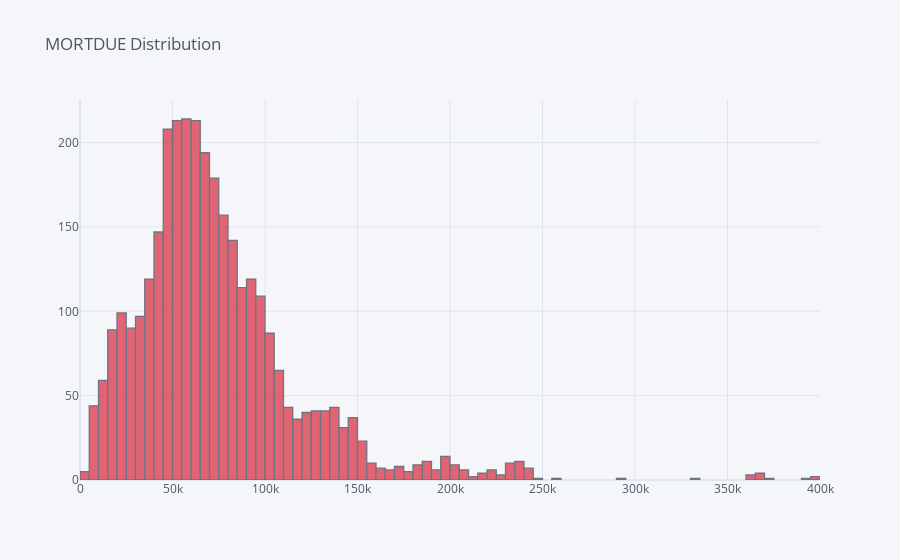
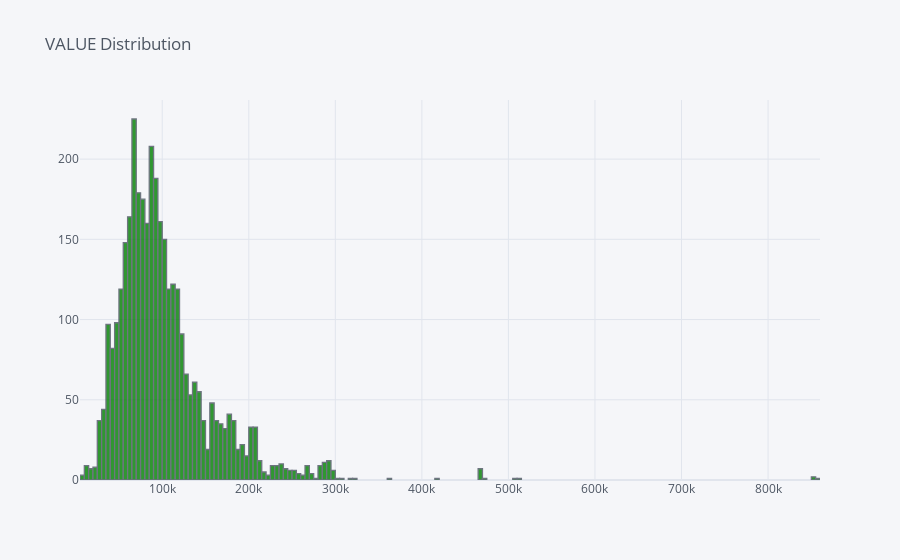
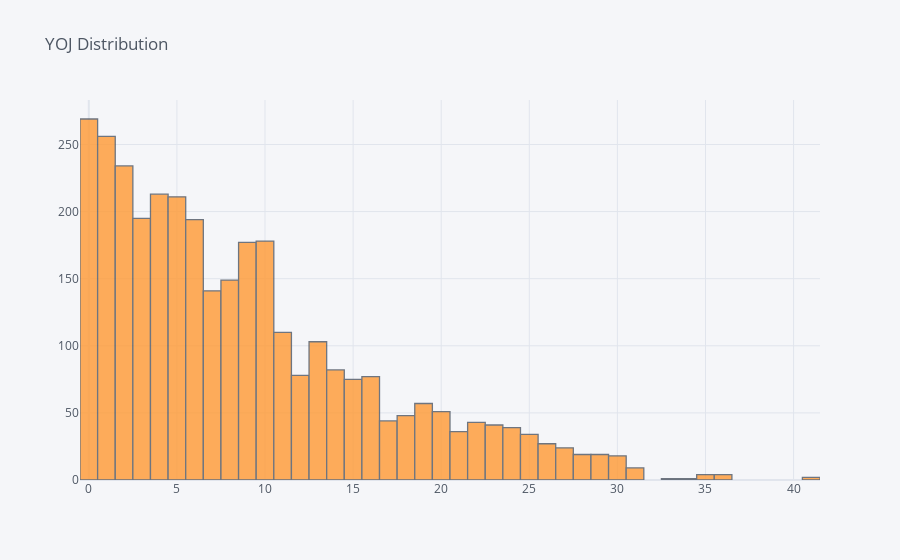
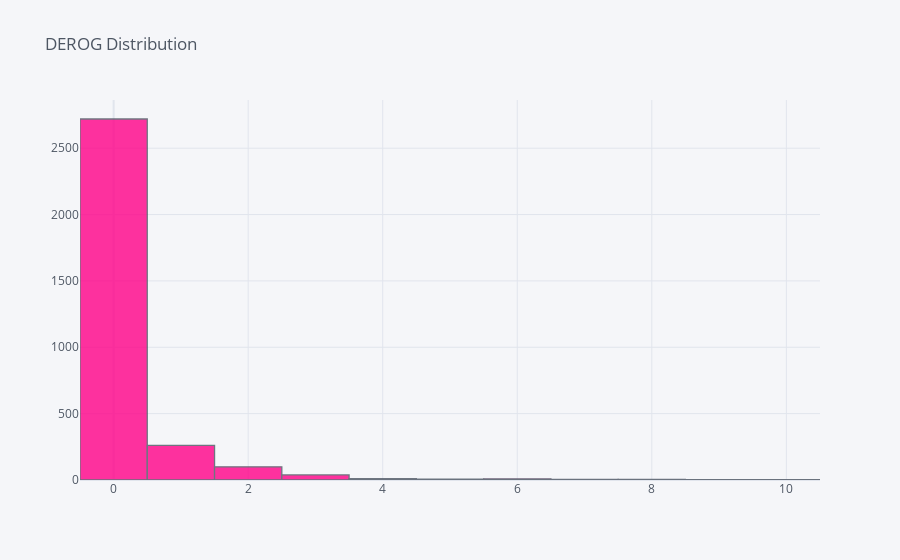

Source (notebook cell) for these figures, in order:
### Markdown cell above
now we will visualize this data:

### Code cell
colors = ["red","green","orange","pink","cyan","red","green","orange","pink"]
for color,col in enumerate(Floats):    
    Train[col].iplot(kind='histogram',title = f"{col} Distribution",color = colors[color], filename='histogram-subplots')

### Figure 1 — Plotly figure (JSON) as saved in the notebook; plotly's stock layout.template omitted (floating-point values rounded to 4 significant figures; data arrays with more than 128 entries replaced by an {"elided": "..."} marker saying what was removed)
{"data": [{"histfunc": "count", "histnorm": "", "marker": {"color": "rgba(219, 64, 82, 1.0)", "line": {"color": "#4D5663", "width": 1.3}}, "name": "MORTDUE", "opacity": 0.8, "orientation": "v", "type": "histogram", "x": {"elided": "3576 float values"}}], "layout": {"autosize": true, "barmode": "overlay", "legend": {"bgcolor": "#F5F6F9", "font": {"color": "#4D5663"}}, "paper_bgcolor": "#F5F6F9", "plot_bgcolor": "#F5F6F9", "title": {"font": {"color": "#4D5663"}, "text": "MORTDUE Distribution"}, "xaxis": {"autorange": true, "gridcolor": "#E1E5ED", "range": [0, 400000], "showgrid": true, "tickfont": {"color": "#4D5663"}, "title": {"font": {"color": "#4D5663"}, "text": ""}, "type": "linear", "zerolinecolor": "#E1E5ED"}, "yaxis": {"autorange": true, "gridcolor": "#E1E5ED", "range": [0, 225.3], "showgrid": true, "tickfont": {"color": "#4D5663"}, "title": {"font": {"color": "#4D5663"}, "text": ""}, "zerolinecolor": "#E1E5ED"}}}

### Figure 2 — Plotly figure (JSON) as saved in the notebook; plotly's stock layout.template omitted (floating-point values rounded to 4 significant figures; data arrays with more than 128 entries replaced by an {"elided": "..."} marker saying what was removed)
{"data": [{"histfunc": "count", "histnorm": "", "marker": {"color": "rgba(0, 128, 0, 1.0)", "line": {"color": "#4D5663", "width": 1.3}}, "name": "VALUE", "opacity": 0.8, "orientation": "v", "type": "histogram", "x": {"elided": "3576 float values"}}], "layout": {"autosize": true, "barmode": "overlay", "legend": {"bgcolor": "#F5F6F9", "font": {"color": "#4D5663"}}, "paper_bgcolor": "#F5F6F9", "plot_bgcolor": "#F5F6F9", "title": {"font": {"color": "#4D5663"}, "text": "VALUE Distribution"}, "xaxis": {"autorange": true, "gridcolor": "#E1E5ED", "range": [5000, 860000], "showgrid": true, "tickfont": {"color": "#4D5663"}, "title": {"font": {"color": "#4D5663"}, "text": ""}, "type": "linear", "zerolinecolor": "#E1E5ED"}, "yaxis": {"autorange": true, "gridcolor": "#E1E5ED", "range": [0, 236.8], "showgrid": true, "tickfont": {"color": "#4D5663"}, "title": {"font": {"color": "#4D5663"}, "text": ""}, "zerolinecolor": "#E1E5ED"}}}

### Figure 3 — Plotly figure (JSON) as saved in the notebook; plotly's stock layout.template omitted (floating-point values rounded to 4 significant figures; data arrays with more than 128 entries replaced by an {"elided": "..."} marker saying what was removed)
{"data": [{"histfunc": "count", "histnorm": "", "marker": {"color": "rgba(255, 153, 51, 1.0)", "line": {"color": "#4D5663", "width": 1.3}}, "name": "YOJ", "opacity": 0.8, "orientation": "v", "type": "histogram", "x": {"elided": "3576 float values"}}], "layout": {"autosize": true, "barmode": "overlay", "legend": {"bgcolor": "#F5F6F9", "font": {"color": "#4D5663"}}, "paper_bgcolor": "#F5F6F9", "plot_bgcolor": "#F5F6F9", "title": {"font": {"color": "#4D5663"}, "text": "YOJ Distribution"}, "xaxis": {"autorange": true, "gridcolor": "#E1E5ED", "range": [-0.5, 41.5], "showgrid": true, "tickfont": {"color": "#4D5663"}, "title": {"font": {"color": "#4D5663"}, "text": ""}, "type": "linear", "zerolinecolor": "#E1E5ED"}, "yaxis": {"autorange": true, "gridcolor": "#E1E5ED", "range": [0, 283.2], "showgrid": true, "tickfont": {"color": "#4D5663"}, "title": {"font": {"color": "#4D5663"}, "text": ""}, "zerolinecolor": "#E1E5ED"}}}

### Figure 4 — Plotly figure (JSON) as saved in the notebook; plotly's stock layout.template omitted (floating-point values rounded to 4 significant figures; data arrays with more than 128 entries replaced by an {"elided": "..."} marker saying what was removed)
{"data": [{"histfunc": "count", "histnorm": "", "marker": {"color": "rgba(255, 0, 136, 1.0)", "line": {"color": "#4D5663", "width": 1.3}}, "name": "DEROG", "opacity": 0.8, "orientation": "v", "type": "histogram", "x": {"elided": "3576 int values"}}], "layout": {"autosize": true, "barmode": "overlay", "legend": {"bgcolor": "#F5F6F9", "font": {"color": "#4D5663"}}, "paper_bgcolor": "#F5F6F9", "plot_bgcolor": "#F5F6F9", "title": {"font": {"color": "#4D5663"}, "text": "DEROG Distribution"}, "xaxis": {"autorange": true, "gridcolor": "#E1E5ED", "range": [-0.5, 10.5], "showgrid": true, "tickfont": {"color": "#4D5663"}, "title": {"font": {"color": "#4D5663"}, "text": ""}, "type": "linear", "zerolinecolor": "#E1E5ED"}, "yaxis": {"autorange": true, "gridcolor": "#E1E5ED", "range": [0, 2863.0], "showgrid": true, "tickfont": {"color": "#4D5663"}, "title": {"font": {"color": "#4D5663"}, "text": ""}, "zerolinecolor": "#E1E5ED"}}}
